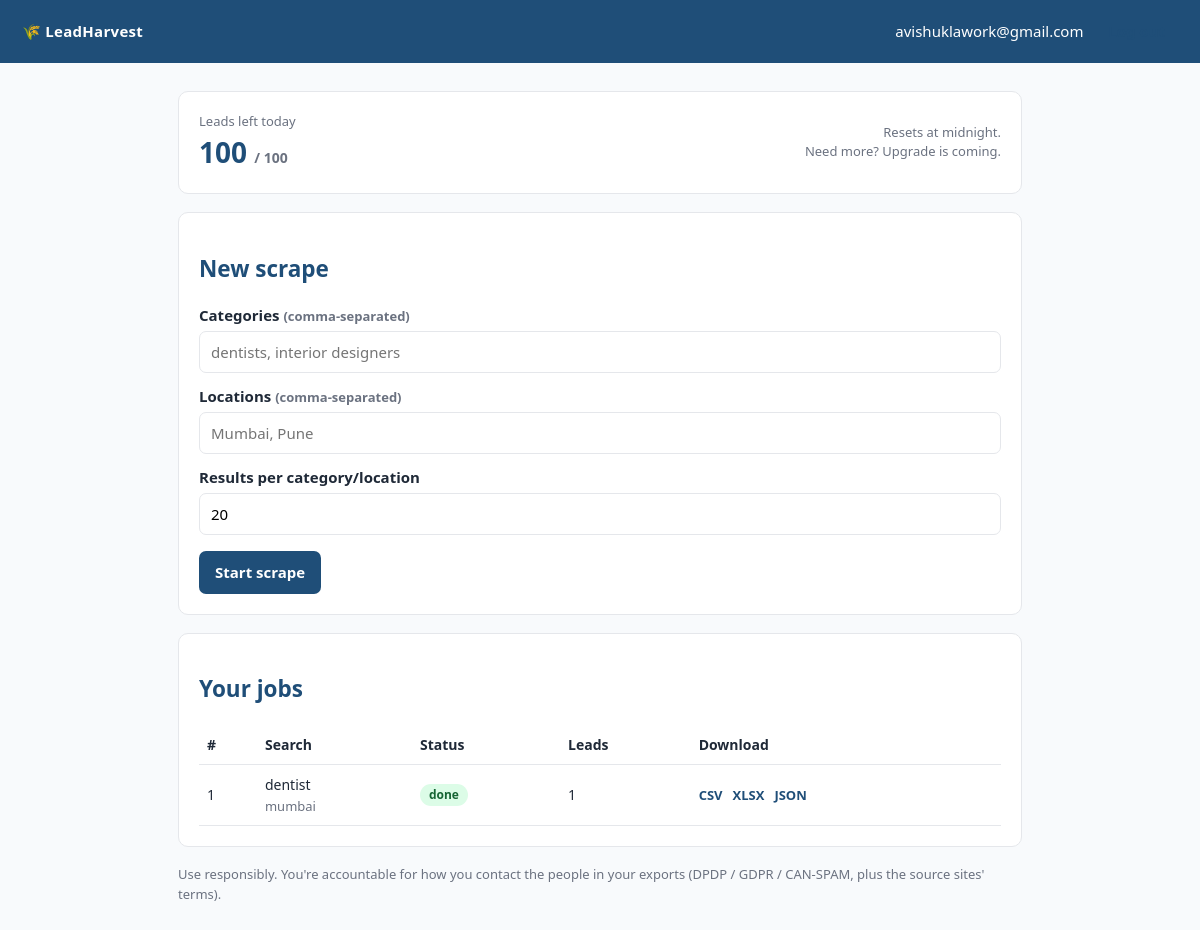
Page / (signed in) on the earlier database version.
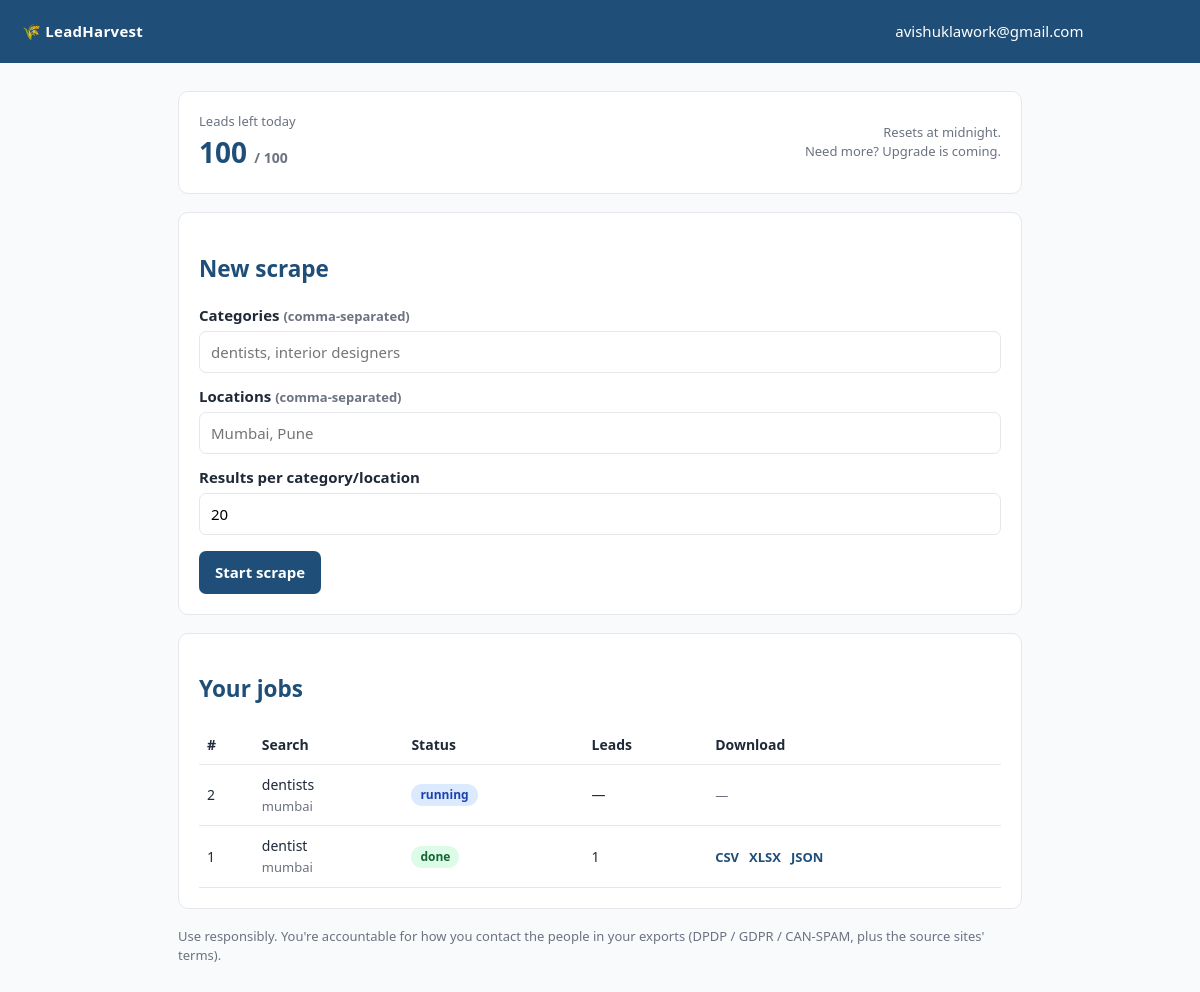
Same page on the later database version.
### webapp/models.py (models this page shows, shortened)
class User(Base):
    __tablename__ = "users"
    id: Mapped[int] = mapped_column(primary_key=True)
    email: Mapped[str] = mapped_column(String(255), unique=True, index=True)
    password_hash: Mapped[str] = mapped_column(String(255))
    api_token: Mapped[str] = mapped_column(String(64), unique=True, index=True,
                                           default=_new_token)
    daily_quota: Mapped[int] = mapped_column(Integer, default=DEFAULT_DAILY_QUOTA)
    quota_used: Mapped[int] = mapped_column(Integer, default=0)
    quota_date: Mapped[date] = mapped_column(Date, default=date.today)
    created_at: Mapped[datetime] = mapped_column(DateTime, default=datetime.utcnow)
    jobs: Mapped[list["ScrapeJob"]] = relationship(back_populates="user")

class ScrapeJob(Base):
    __tablename__ = "jobs"
    id: Mapped[int] = mapped_column(primary_key=True)
    user_id: Mapped[int] = mapped_column(ForeignKey("users.id"), index=True)
    categories: Mapped[str] = mapped_column(Text)
    locations: Mapped[str] = mapped_column(Text)
    limit_per_query: Mapped[int] = mapped_column(Integer, default=20)
    max_leads: Mapped[int] = mapped_column(Integer, default=DEFAULT_DAILY_QUOTA)
    status: Mapped[str] = mapped_column(String(20), default="queued", index=True)
    phase: Mapped[str] = mapped_column(String(20), default="")  # maps | emails
    progress_done: Mapped[int] = mapped_column(Integer, default=0)
    progress_total: Mapped[int] = mapped_column(Integer, default=0)
    result_count: Mapped[int] = mapped_column(Integer, default=0)
    email_count: Mapped[int] = mapped_column(Integer, default=0)
    error: Mapped[str] = mapped_column(Text, default="")
    created_at: Mapped[datetime] = mapped_column(DateTime, default=datetime.utcnow)
    finished_at: Mapped[datetime | None] = mapped_column(DateTime, nullable=True)
    user: Mapped["User"] = relationship(back_populates="jobs")

### webapp/main.py (the view)
@app.get("/", response_class=HTMLResponse)
def dashboard(request: Request, db: Session = Depends(get_db)):
    user = current_user(request, db)
    if not user:
        return RedirectResponse("/login", status_code=303)
    jobs = (db.query(models.ScrapeJob)
              .filter_by(user_id=user.id)
              .order_by(models.ScrapeJob.id.desc())
              .limit(50).all())
    return templates.TemplateResponse("dashboard.html", {
        "request": request, "user": user, "jobs": jobs,
        "remaining": user.remaining_quota(), "formats": exporters.available_formats(),
        "error": request.query_params.get("error"),
    })

### webapp/templates/dashboard.html (shortened to what this page needs)
{% extends "base.html" %}
{% block nav %}
  <span>{{ user.email }} &nbsp;
    <form method="post" action="/logout" style="display:inline">
      <button class="ghost" style="padding:5px 12px" type="submit">Log out</button>
    </form>
  </span>
{% endblock %}
{% block content %}
  <div class="card">
    <div style="display:flex;justify-content:space-between;align-items:center">
      <div>
        <div class="muted">Leads left today</div>
        <div class="quota">{{ remaining }} <span class="muted" style="font-size:14px">/ {{ user.daily_quota }}</span></div>
      </div>
      <div class="muted" style="text-align:right">Resets at midnight.<br>Need more? Upgrade is coming.</div>
    </div>
  </div>
  <div class="card">
    <h2>New scrape</h2>
    <form method="post" action="/jobs">
      <label for="categories">Categories <span class="muted">(comma-separated)</span></label>
      <input id="categories" type="text" name="categories" placeholder="dentists, interior designers" required>
      <label for="locations">Locations <span class="muted">(comma-separated)</span></label>
      <input id="locations" type="text" name="locations" placeholder="Mumbai, Pune" required>
      <label for="limit_per_query">Results per category/location</label>
      <input id="limit_per_query" type="number" name="limit_per_query" value="20" min="1" max="50">
      <div style="margin-top:16px">
        <button type="submit" {% if remaining <= 0 %}disabled{% endif %}>
          {% if remaining <= 0 %}Daily limit reached{% else %}Start scrape{% endif %}
        </button>
      </div>
    </form>
  </div>
  <div class="card">
    <h2>Your jobs</h2>
    {% if not jobs %}
      <p class="muted">No jobs yet. Start one above.</p>
    {% else %}
    <table>
      <thead><tr><th>#</th><th>Search</th><th>Status</th><th>Leads</th><th>Download</th></tr></thead>
      <tbody>
      {% for j in jobs %}
        <tr data-job="{{ j.id }}" data-status="{{ j.status }}">
          <td>{{ j.id }}</td>
          <td>{{ j.categories }}<br><span class="muted">{{ j.locations }}</span></td>
          <td class="js-status"><span class="pill {{ j.status }}">{{ j.status }}</span>
              </td>
          <td class="js-count">{{ j.result_count if j.status == 'done' else '—' }}</td>
          <td class="js-dl dl">
            {% if j.status == 'done' %}
              {% for f in formats %}<a href="/jobs/{{ j.id }}/download?format={{ f }}">{{ f|upper }}</a>{% endfor %}
            {% else %}<span class="muted">—</span>{% endif %}
          </td>
        </tr>
      {% endfor %}
      </tbody>
    </table>
    {% endif %}
  </div>
  <p class="muted">Use responsibly. You're accountable for how you contact the people in your exports
     (DPDP / GDPR / CAN-SPAM, plus the source sites' terms).</p>
{% endblock %}

### webapp/templates/base.html (shortened to what this page needs)
<!doctype html>
<html lang="en">
<head>
</head>
<body>
  <header>
    <a class="brand" href="/">🌾 LeadHarvest</a>
    {% block nav %}{% endblock %}
  </header>
  <main>{% block content %}{% endblock %}</main>
</body>
</html>

### webapp/templates/base.html (style rules this page uses)
:root { --ink:#1f2937; --line:#e5e7eb; --brand:#1f4e78; --bg:#f8fafc; }
* { box-sizing: border-box; }
body { margin:0; font:15px/1.5 system-ui,-apple-system,Segoe UI,Roboto,sans-serif; color:var(--ink); background:var(--bg); }
header { background:var(--brand); color:#fff; padding:14px 22px; display:flex; align-items:center; justify-content:space-between; }
header a { color:#fff; text-decoration:none; }
header .brand { font-weight:700; letter-spacing:.3px; }
main { max-width:880px; margin:28px auto; padding:0 18px; }
.card { background:#fff; border:1px solid var(--line); border-radius:10px; padding:20px; margin-bottom:18px; }
h1,h2 { color:var(--brand); }
label { display:block; font-weight:600; margin:12px 0 4px; }
input, button { font:inherit; }
input[type=text],input[type=email],input[type=password],input[type=number] { width:100%; padding:9px 11px; border:1px solid var(--line); border-radius:7px; }
button { background:var(--brand); color:#fff; border:0; border-radius:7px; padding:10px 16px; cursor:pointer; font-weight:600; }
button.ghost { background:transparent; color:var(--brand); border:1px solid var(--brand); }
table { width:100%; border-collapse:collapse; }
th,td { text-align:left; padding:9px 8px; border-bottom:1px solid var(--line); font-size:14px; }
.pill { display:inline-block; padding:2px 9px; border-radius:999px; font-size:12px; font-weight:600; }
.running { background:#dbeafe;color:#1e40af }
.done { background:#dcfce7;color:#166534 }
.muted { color:#6b7280;font-size:13px }
.quota { font-size:28px;font-weight:700;color:var(--brand) }
.dl a { color:var(--brand);text-decoration:none;margin-right:10px;font-weight:600;font-size:13px }

Differences in the rows shown:
added ScrapeJob: id "2", categories "dentists", locations "mumbai", status "running", status "—"
